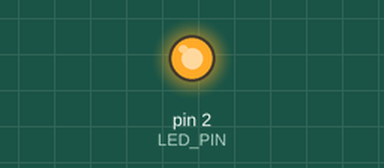
Recording of a sketch running on a simulated Arduino Uno, built with avr-gcc and run on an emulated ATmega328P. Shown: output pins drawn as LEDs (lit = HIGH). Random numbers use the default seed unless the sketch sets one.

Above: at 0.21 s.
At 36.1 s:
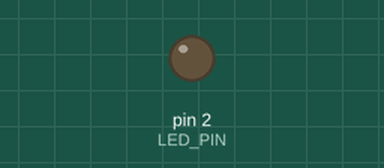
Timing chart, 0 to 40.0 s (numbered marks = the images above):
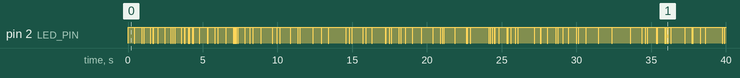

The sketch:

Random.ino
```cpp
/*
----PROGRAMA DISEÑADO PARA UN ESP8266 CON EL PIN 2 PARA EL LED----

Este programa cambiará el estado del Led a apagado o encendido

Lo hará usando valores random
*/
#include <stdio.h>

#define LED_PIN 2

int num;

void setup() {
  pinMode(LED_PIN, OUTPUT);

}

void loop() {
  num = random(100);
  if (num <= 90) {
    digitalWrite(LED_PIN,HIGH);
  }
  else {
    digitalWrite(LED_PIN,LOW);
  }
  delay(35);
}
```
